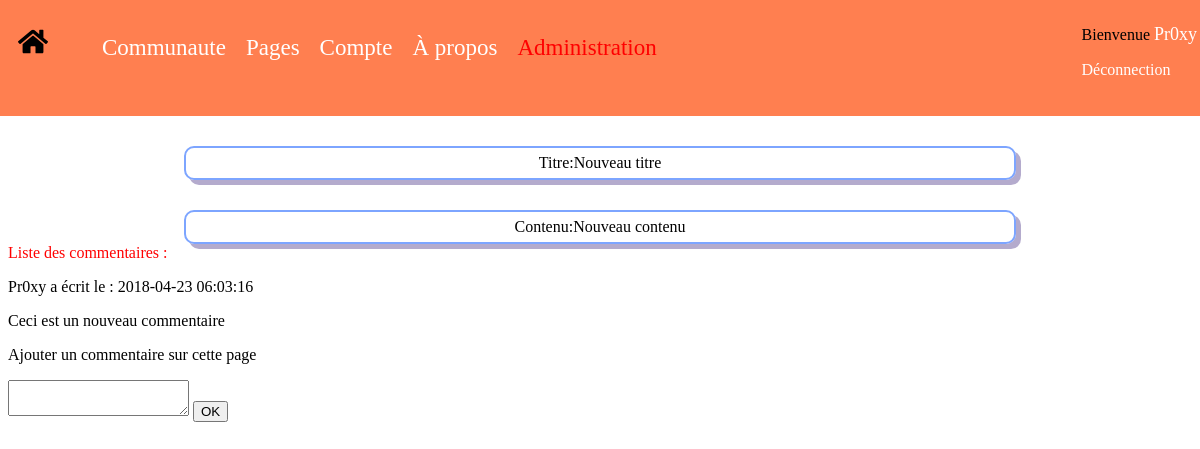
The page /php/page.php?id=6 (signed in) on the database its author committed.
### tables this page shows
CREATE TABLE `users` (
  `id` int(11) NOT NULL,
  `mail` varchar(50) NOT NULL,
  `pseudo` varchar(30) NOT NULL,
  `password` varchar(30) NOT NULL,
  `admin` int(11) NOT NULL DEFAULT '0',
  `last_ip` varchar(15) DEFAULT NULL
);

CREATE TABLE `question` (
  `id` int(11) NOT NULL,
  `titre` text NOT NULL,
  `contenu` text NOT NULL,
  `date` timestamp NULL DEFAULT NULL
);

CREATE TABLE `commentaire` (
  `id` int(11) NOT NULL,
  `id_auteur` int(11) NOT NULL,
  `contenu` text NOT NULL,
  `id_question` int(11) NOT NULL,
  `date` timestamp NULL DEFAULT NULL
);

### php/page.php (the view, shortened to what this page needs)
<link rel="stylesheet" type="text/css" href="../css/page.css">
<?php
    include("coBDD.php");
    	$page=$dbh->prepare('SELECT * from question where id = '.$_GET["id"]);
        $page->execute();
$count = $page->rowCount();
    if($count==0)
    {
        echo("erreur 404");
        header('Location: index.php');
        exit();
    }
    else {
        foreach($page->fetchAll(PDO::FETCH_ASSOC) as $row) {
            echo('<div class="down">Titre:'.$row["titre"].'</div>');
            echo('<div class="down">Contenu:'.$row["contenu"].'</div>');
        }
        echo "<div class='liste'>Liste des commentaires :</div>";
        $commentaires=$dbh->prepare('SELECT * from commentaire where id_question = '.$_GET["id"].' ORDER BY date');
        $commentaires->execute();
        if($commentaires->rowCount()>0)
{
        foreach($commentaires->fetchAll(PDO::FETCH_ASSOC) as $row) {
            $requete = "SELECT pseudo FROM users WHERE id=".$row["id_auteur"];
            $pseudo = $dbh->query($requete);
            $pseudo2 = $pseudo->fetch();
           echo('<p>'.$pseudo2["pseudo"]." a écrit le : ");
            echo($row["date"]."</p>");
            echo $row["contenu"];
        }
    }
    else
        echo("Aucun commentaire");
}
if(connected($dbh))
{
?>
<p>Ajouter un commentaire sur cette page</p>
<form action="#" method="POST">
<textarea name="textComm" ></textarea>
 <input name="addComment" value="OK" type="submit"/>
</form>
<?php
}
?>

### php/coBDD.php (shortened to what this page needs)
<?php
$user="root";
$pass="root";
$dbh = new PDO('mysql:host=localhost;dbname=web', $user, $pass);
function isadmin($dbh)
{
if(!connected($dbh))
    return false;
    $Coadmin='SELECT admin from users where mail="'.$_COOKIE["mail"].'" and password="'.$_COOKIE["password"].'"';
    $requeteAdmin=$dbh->prepare($Coadmin);
    $requeteAdmin->execute();
    $result=$requeteAdmin->fetch();
if($result["admin"]==1)
    return true;
else
    return false;
}
function connected($dbh){
    $strrequeteTestBan="SELECT status from ips where ip='".$_SERVER["REMOTE_ADDR"]."' and status=1";
    $requeteTestBan=$dbh->prepare($strrequeteTestBan);
    $requeteTestBan->execute();
    $resultban=$requeteTestBan->fetchAll();
    if(isset($_COOKIE["mail"]) && isset($_COOKIE["password"]))
    {
        if(!is_null($_COOKIE["mail"])&&!is_null($_COOKIE["password"]))
            {
                $Comail='SELECT pseudo from users where mail="'.$_COOKIE["mail"].'" and password="'.$_COOKIE["password"].'"';
                $requeteComail=$dbh->prepare($Comail);
                $requeteComail->execute();
                if($requeteComail->rowCount()==1)
                    return true;
                else
                    return false;
}
else
{
    return false;
}
            }
return false;
}
?>
<link rel="stylesheet" type="text/css" href="../css/header.css">
<header id="header_containt">
        <div class="home_button">
                <a href="../php/index.php" class="home_img">
                    <img src="../res/home.svg" />
                </a>
            </div>
            <div id="display_header_links">
                <a href="../html/forum.html" id="community">Communaute</a>&nbsp;&nbsp;&nbsp;&nbsp;
                <div class="dropdown_pages">
                    <a href="../html/pages.html" id="pages">Pages</a>&nbsp;&nbsp;&nbsp;&nbsp;
                </div>
                <?php if(connected($dbh)) { ?>
                <a href="../html/account.html" id="account">Compte</a>&nbsp;&nbsp;&nbsp;&nbsp;
                <?php } ?>
                <a href="..html/about.html" id="about">&Agrave; propos</a>&nbsp;&nbsp;&nbsp;&nbsp;
                <?php if(isadmin($dbh)) { ?>
                <a href="edit.php" id="admin_space">Administration</a>
                <?php  } ?>
            </div>
            <div class="display_header_connection_fields">
            <?php if(!connected($dbh)) { ?>
            <form action="#" method="POST">
                    <input name="connection_mail" type="email" placeholder="email"/>
                    <input name="connection_password" type="password" placeholder="mot de passe"/>
                    <input type="submit" value="Connexion" name="submitConnect" class="connection_button"></form>
                <div class="help_account">
                <?php
if(!connected($dbh))
{
?>
<a href="../php/inscription.php" class="account_creation">Pas encore inscrit ?</a>&nbsp;&nbsp;&nbsp;&nbsp;
<?php
}
?>
                    <a href="#" class="password_forgotten">Mot de passe oubli&eacute; ?</a>
                </div>
                <?php
if(isset($_POST['submitConnect']))
{
   checkAccount($dbh);
}
                }
                else{
                    $tmp='SELECT pseudo,password from users where mail="'.$_COOKIE["mail"].'"';
                    $pseudo=$dbh->prepare($tmp);
                    $pseudo->execute();
                    $pseudo2=$pseudo->fetch();
                if(connected($dbh))
                {
                ?>
<p> Bienvenue
    <span class="username_display">
        <?php echo $pseudo2["pseudo"] ?>
    </span>
</p>
<p><a href="action.php?action=deco" class="disconnect_link">Déconnection</a></p>
                <?php
                }
            }
                ?>
            </div>
</header>

### css/page.css (style rules this page uses)
.down { border: 2px solid #7da5ff; width: 70%; text-align: center; margin: 0 auto; line-height: 30px; border-radius: 10px; box-shadow: 5px 5px #b4abcd; margin-top: 30px; }
.liste { color: red; }

### css/header.css (style rules this page uses)
#header_containt { height: 15%; background-color: coral; margin-top: -10px; margin-right: -20px; margin-left: -10px; }
.home_button { display: inline-block; }
.home_img { width: 30px; height: 40%; margin-left: 20px; margin-top: 30px; display: inline-block; color: sienna; }
#display_header_links { display: inline-block; margin-left: 50px; }
#community { font-size: 23px; text-decoration: none; color: white; }
#pages { font-size: 23px; text-decoration: none; color: white; }
.dropdown_pages { position: relative; display: inline-block; }
#account { font-size: 23px; text-decoration: none; color: white; }
#about { font-size: 23px; text-decoration: none; color: white; }
#admin_space { font-size: 23px; color: red; text-decoration: none; }
.display_header_connection_fields { float: right; height: 20px; display: block; padding-top: 10px; padding-right: 15px; }
.disconnect_link { text-decoration: none; color: white; }
.username_display { color: white; font-size: 18px; }

### rows shown on the page
users: pseudo "Pr0xy"
question: titre "Nouveau titre", contenu "Nouveau contenu"
commentaire: users.pseudo "Pr0xy", date "2018-04-23 06:03:16", contenu "Ceci est un nouveau commentaire"
